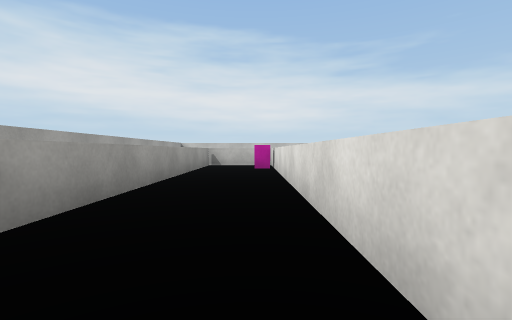
view 1 (above)

14 first-person views from a walk through a 3-D level made in the Unity game engine. The camera is 0.23 m above the floor, tilts 2° down and sees 85° across. The floor is counted in squares, 0.5 m on a side. Each view is taken from the middle of a square. On the plan, view 1 faces up. The plan holds only what a view shows up to about 9 squares ahead; the rest is blank. Some animated figures are left out. Surface patterns are stand-ins for the level's own textures.

view 2
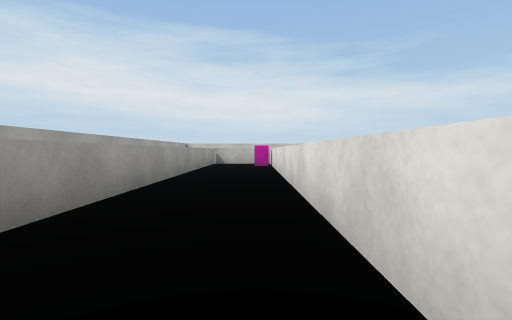

view 3
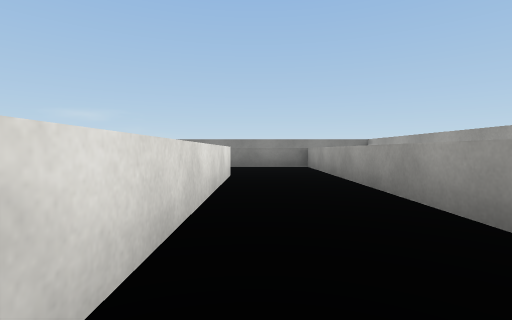

view 4
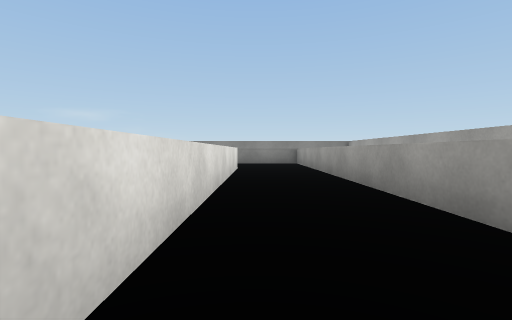

view 5
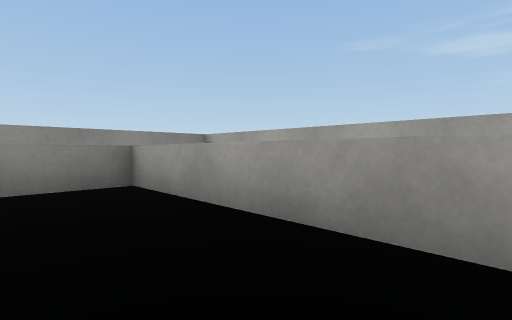

view 6
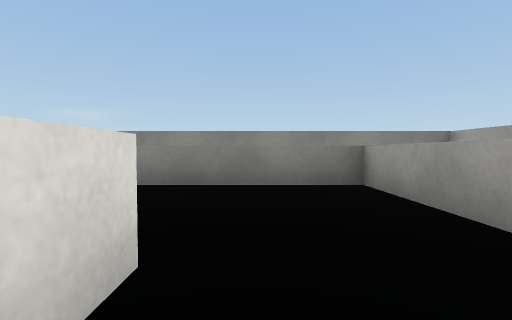

view 7
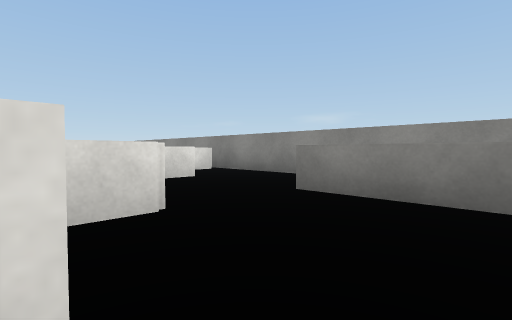

view 8
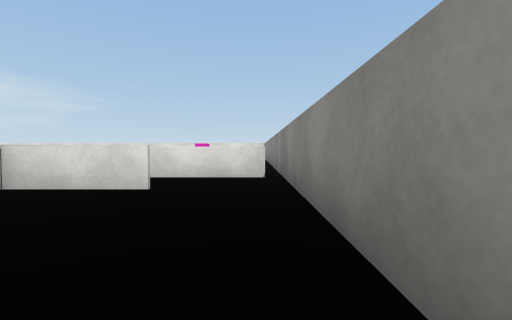

view 9
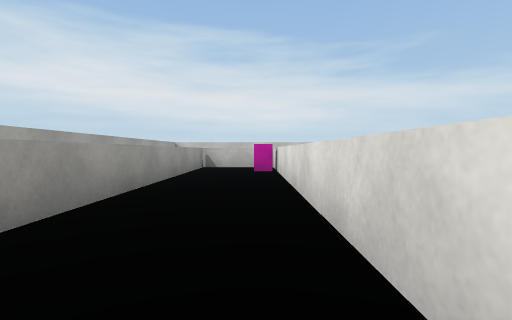

view 10
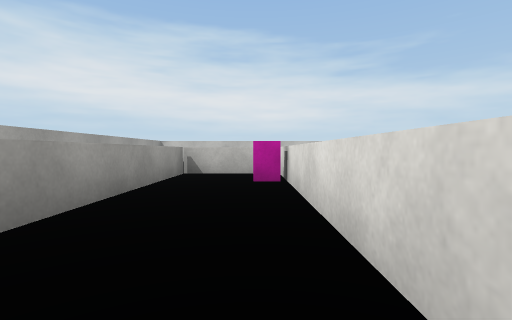

view 11
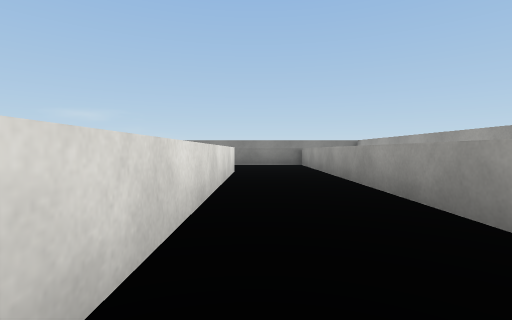

view 12
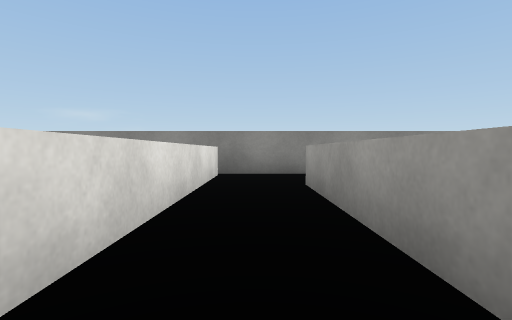

view 13
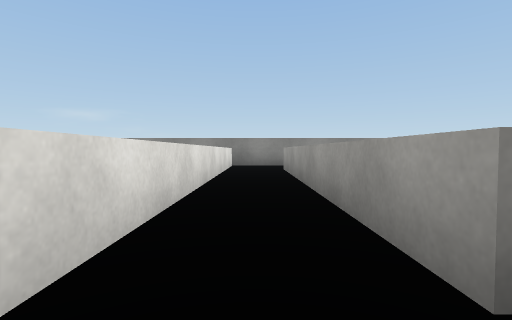

view 14
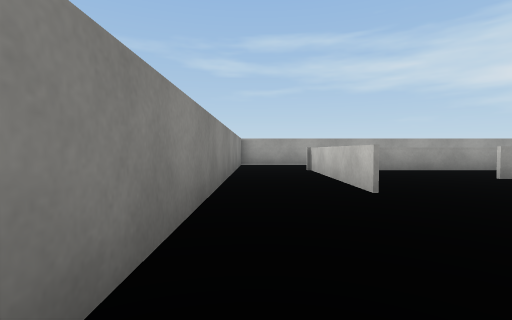

### Floor plan
Points are (right, up) in squares from view 1. A wall is a line through its corners. A room is listed if a view was taken in it or the views show most of it. See-through windows are left out.
Room 1 (views 1, 2, 3, 4, 5, 6, 7, 9, 10, 11)
walls: (0.5, -1.1) (0.5, 8.2); (2, -2.1) (2, -1.4); (0.5, 8.5) (-1.4, 8.5) (-1.4, -3.7) (2.1, -3.7)
objects: pink block (0, 7)
Room 2 (views 8, 14)
walls: (2.1, -3.7) (-1.5, -3.7); (4.3, -3.8) (4.3, -2); (5.7, -5.2) (5.7, -3.5); (-1.6, -5.5) (6, -5.5)
ways out: opening at (5, -3) to room 3; opening at (-1, -5)
Room 3 (views 12, 13)
walls: (4.3, 2.2) (4.3, -3.8); (5.7, -3.5) (5.7, 2.2)
ways out: opening at (5, -3) to room 2

Where each view was taken, in squares from view 1:
view 1: 0 up, 0 right, facing up
view 2: 1 down, 0 right, facing up
view 3: 4 up, 0 right, facing down
view 4: 6 up, 0 right, facing down
view 5: 0 up, 0 right, facing down-left
view 6: 0 up, 0 right, facing down
view 7: 1 down, 0 right, facing down-right
view 8: 5 down, 1 right, facing right
view 9: 1 up, 0 right, facing up
view 10: 3 up, 0 right, facing up
view 11: 5 up, 0 right, facing down
view 12: 0 up, 5 right, facing down
view 13: 3 up, 5 right, facing down
view 14: 5 down, 5 right, facing left
